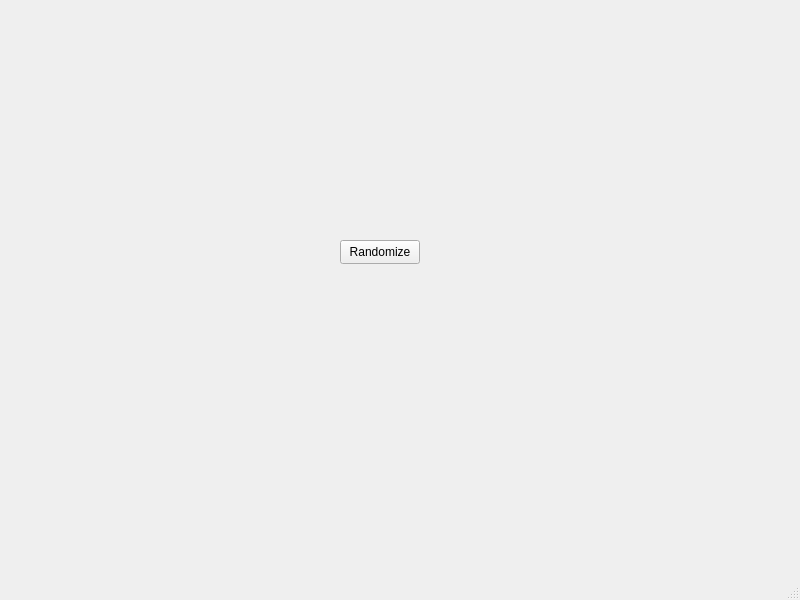
<?xml version="1.0" encoding="UTF-8"?>
<ui version="4.0">
 <class>MainWindow</class>
 <widget class="QMainWindow" name="MainWindow">
  <property name="geometry">
   <rect>
    <x>0</x>
    <y>0</y>
    <width>800</width>
    <height>600</height>
   </rect>
  </property>
  <property name="windowTitle">
   <string>MainWindow</string>
  </property>
  <widget class="QWidget" name="centralwidget">
   <widget class="QPushButton" name="pushButton">
    <property name="geometry">
     <rect>
      <x>340</x>
      <y>240</y>
      <width>80</width>
      <height>24</height>
     </rect>
    </property>
    <property name="text">
     <string>Randomize</string>
    </property>
   </widget>
  </widget>
  <widget class="QMenuBar" name="menubar">
   <property name="geometry">
    <rect>
     <x>0</x>
     <y>0</y>
     <width>800</width>
     <height>21</height>
    </rect>
   </property>
  </widget>
  <widget class="QStatusBar" name="statusbar"/>
 </widget>
 <resources/>
 <connections/>
</ui>
